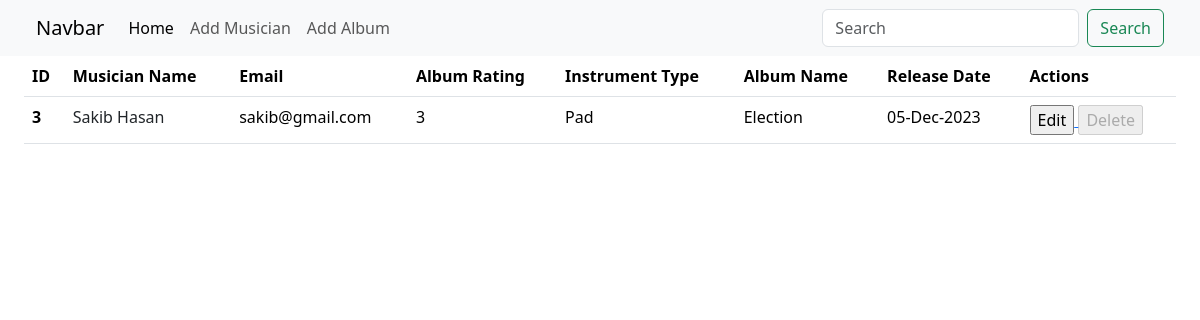
Before: / with the older database file.
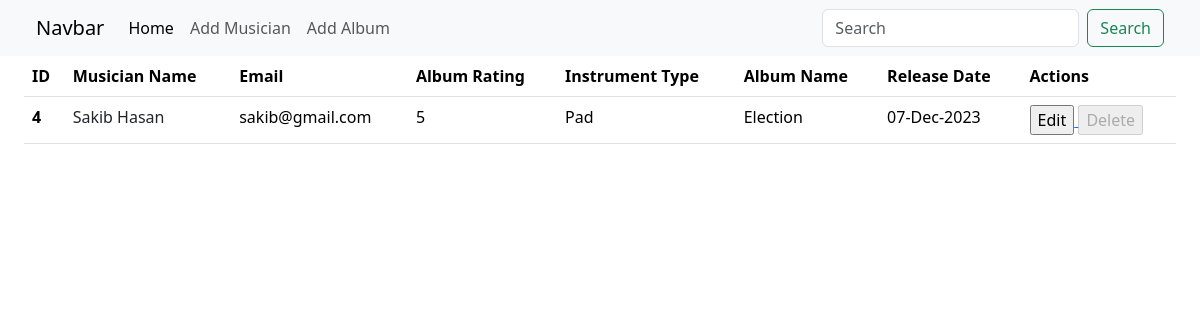
After: the same page with the newer database file.
### album/models.py (models this page shows, shortened)
class Album(models.Model):
      album_name = models.CharField(max_length=20)
      album_release_date = models.DateField()
      rating = models.IntegerField()
      musician = models.ForeignKey(Musician, on_delete=models.CASCADE)

### musician/models.py (models this page shows, shortened)
class Musician(models.Model):
      first_name = models.CharField(max_length = 30)
      last_name = models.CharField(max_length = 30)
      email = models.EmailField()
      phone_number = models.CharField(max_length = 14)
      instrument_type = models.TextField()

### Musicians_Directory/views.py (the view)
# urls.py: 2. Add a URL to urlpatterns:  path('', views.home, name='home')
def home(request):
      albums = Album.objects.all()
      return render(request, 'home.html', {'albums': albums})

### templates/home.html
{% extends 'base.html' %}
{% block content %}
<table class="table table-hover">
      <thead class="bg-secondary">
        <tr >
          <th scope="col">ID</th>
          <th scope="col">Musician Name</th>
          <th scope="col">Email</th>
          <th scope="col">Album Rating</th>
          <th scope="col">Instrument Type</th>
          <th scope="col">Album Name</th>
          <th scope="col">Release Date</th>
          <th scope="col">Actions</th>
        </tr>
      </thead>
      <tbody>
            {% for album in albums %}
        <tr>
          <th scope="row">{{album.id}}</th>
          <td>
            <a href="{% url 'edit_musician' album.musician.id %}" class="font-weight-normal text-dark text-decoration-none">
              {{album.musician.first_name}} {{album.musician.last_name}}
            </a>
          </td>
          <td>{{album.musician.email}}</td>
          <td>{{album.rating}}</td>
          <td>{{album.musician.instrument_type}}</td>
          <td>{{album.album_name}}</td>
          <td>{{album.album_release_date|date:"d-M-Y"}}</td>
          <td>
            <a href="{% url 'edit_album' album.id %}">
              <input type="submit" value="Edit" >
            </a>
            <a href="{% url 'delete_album' album.id %}" >
              <input type="submit" value="Delete" disabled>
            </a>
          </td>
        </tr>
            {% endfor %}
      </tbody>
    </table>
{% endblock %}

### templates/base.html (shortened to what this page needs)
<!doctype html>
<html lang="en">
  <head>
    <link href="https://cdn.jsdelivr.net/npm/bootstrap@5.3.2/dist/css/bootstrap.min.css" rel="stylesheet">
  </head>
  <body>
      <nav class="navbar navbar-expand-lg bg-body-tertiary" style="background-color: #e3f2fd; padding-left: 2%; padding-right: 2%;">
            <div class="container-fluid">
              <a class="navbar-brand" href="#">Navbar</a>
              <div class="collapse navbar-collapse" id="navbarSupportedContent">
                <ul class="navbar-nav me-auto mb-2 mb-lg-0">
                  <li class="nav-item">
                    <a class="nav-link active" aria-current="page" href="{% url 'home' %}">Home</a>
                  </li>
                  <li class="nav-item">
                    <a class="nav-link" href="{% url 'add_musician' %}">Add Musician</a>
                  </li>
                  <li class="nav-item">
                        <a class="nav-link" href="{% url 'add_album' %}">Add Album</a>
                      </li>
                </ul>
                <form class="d-flex" role="search">
                  <input class="form-control me-2" type="search" placeholder="Search" aria-label="Search">
                  <button class="btn btn-outline-success" type="submit">Search</button>
                </form>
              </div>
            </div>
          </nav>
          <div style ="padding-left: 2%; padding-right: 2%;">
            {% block content %} {% endblock %}
          </div>
  </body>
</html>

Changed rows visible on the page:
removed Album: id "3", musician.first_name "Sakib", musician.last_name "Hasan", musician.email "sakib@gmail.com", rating "3", musician.instrument_type "Pad", album_name "Election", album_release_date "05-Dec-2023"
added Album: id "4", musician.first_name "Sakib", musician.last_name "Hasan", musician.email "sakib@gmail.com", rating "5", musician.instrument_type "Pad", album_name "Election", album_release_date "07-Dec-2023"
